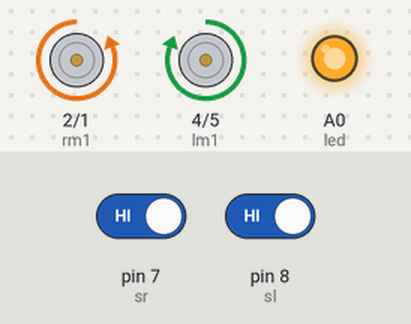
Simulated run of this sketch. Board: Arduino Uno, built with avr-gcc and run on an emulated ATmega328P. On the bench: motor-driver pin pairs drawn as motors (green arrow = first pin HIGH = forward, orange = second pin HIGH = backward, longer = more drive, scaled by the enable pin), output pins drawn as LEDs (lit = HIGH). The test bench sets the inputs (shaded band); at power-on: pin 8 (sl) HIGH, pin 7 (sr) HIGH.

Above: at 3.1 s.
3.2 s: pin 8 (sl) driven LOW
At 3.65 s:
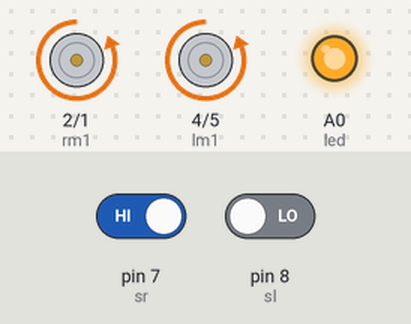
7.6 s: pin 7 (sr) driven LOW
At 8.7 s:
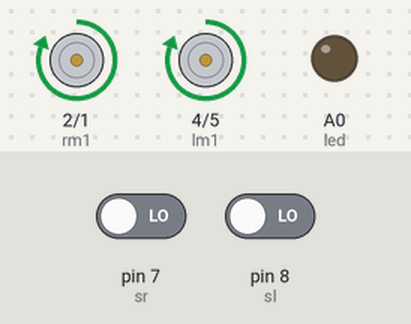
9.5 s: pin 7 (sr) driven HIGH
At 10.3 s:
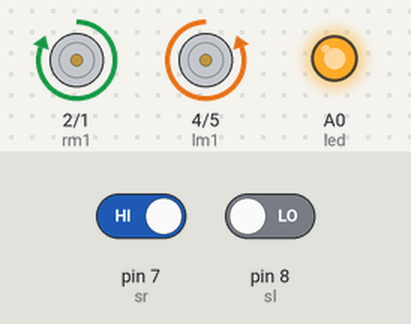
13.1 s: pin 8 (sl) driven HIGH
Timing chart, 0 to 17.6 s (numbered marks = the images above; inputs shaded):
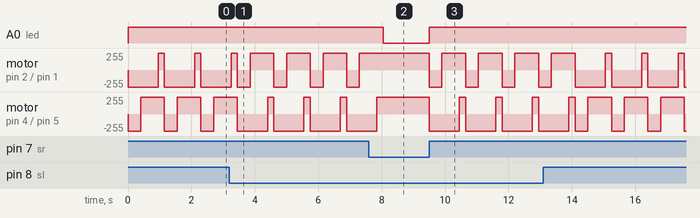

The sketch:

EdgeDetecting_robot.ino
```cpp
int lm1=4; //left motor output 1
int lm2=5; //left motor output 2
int rm1=2;  //right motor output 1
int rm2=1;  //right motor output 2
int sl=8;    //sensor 1 input (left)
int sr=7;    //sensor 2 input (right)
int SlV=0;
int SrV=0;
int enA=6;    //enable left motor
int enB=3;    //enable right motor
int led=A0;
void setup()
{
 pinMode(lm1,OUTPUT);
 pinMode(lm2,OUTPUT);
 pinMode(rm1,OUTPUT);
 pinMode(rm2,OUTPUT);
 pinMode(enA,OUTPUT);
 pinMode(enB,OUTPUT);
 pinMode(led,OUTPUT);
 pinMode(sl,INPUT);
 pinMode(sr,INPUT);
sTOP();
}

void loop()
{
  digitalWrite(enA,1);
digitalWrite(enB,1);

 SlV=digitalRead(sl);
 SrV=digitalRead(sr);
 if(SrV==LOW && SlV== LOW)
 {
   digitalWrite(led,LOW);
  ForWard();
   }
   if(SrV==HIGH && SlV== HIGH)
 {
   digitalWrite(led,HIGH);
  BackWard();
  delay(400);
  Right();
  delay(550);
  ForWard();
  delay(200);
   }
    if(SrV==LOW && SlV== HIGH)
 {
  digitalWrite(led,HIGH);
  BackWard();
  delay(400);
  Right();
  delay(550);
  ForWard();
  delay(200);
   }
    if(SrV==HIGH && SlV== LOW)
 {
  digitalWrite(led,HIGH);
  BackWard();
  delay(400);
  Left();
  delay(550);
  ForWard();
  delay(200);
   }
}
void ForWard()
 {
  digitalWrite(lm1,HIGH);
  digitalWrite(lm2,LOW);
  digitalWrite(rm1,HIGH);
  digitalWrite(rm2,LOW);
 }
 void BackWard()
 {
  digitalWrite(lm1,LOW);
  digitalWrite(lm2,HIGH);
  digitalWrite(rm1,LOW);
  digitalWrite(rm2,HIGH);
 }
 void Left()
 {
  digitalWrite(lm1,LOW);
  digitalWrite(lm2,HIGH);
  digitalWrite(rm1,HIGH);
  digitalWrite(rm2,LOW);
 }
 void Right()
 {
  digitalWrite(lm1,HIGH);
  digitalWrite(lm2,LOW);
  digitalWrite(rm1,LOW);
  digitalWrite(rm2,HIGH);
 }
   void sTOP()
 {
  digitalWrite(lm1,LOW);
  digitalWrite(lm2,LOW);
  digitalWrite(rm1,LOW);
  digitalWrite(rm2,LOW);
 }
```

Measured:
- after the input at 7.6 s, A0 (led): HIGH → LOW after 0.45 s; motor on pin 2 (rm1) / pin 1 (rm2): stays forward 255/255 (without the input it goes to backward 255/255 after 0.45 s); motor on pin 4 (lm1) / pin 5 (lm2): goes on until 7.9 s, then stays forward 255/255
- after the input at 9.5 s, A0 (led): LOW → HIGH at once; motor on pin 2 (rm1) / pin 1 (rm2): alternates forward 255/255 for 0.75 s and backward 255/255 for 0.40 s, starting at once; motor on pin 4 (lm1) / pin 5 (lm2): alternates forward 255/255 for 0.20 s and backward 255/255 for 0.95 s, starting at once
- by itself, motor on pin 2 (rm1) / pin 1 (rm2): repeats every 1.2 s: backward 255/255 0.40 s, forward 255/255 0.75 s
- by itself, motor on pin 4 (lm1) / pin 5 (lm2): alternates forward 255/255 for 0.20 s and backward 255/255 for 0.95 s
